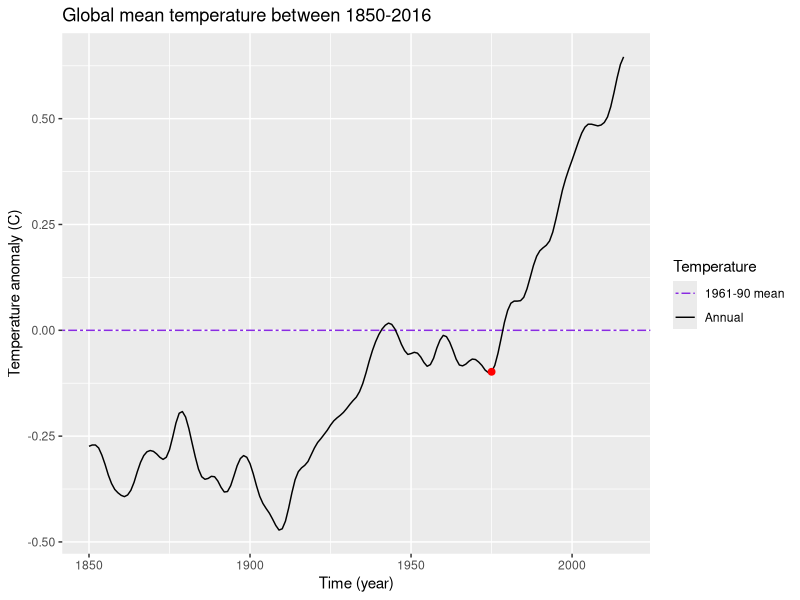

Here is the R script that generated this plot:
# Code to study the global average temperature (from HadCRUT4)
# Author: Alfredo Hernández <aldomann.designs@gmail.com>

library(tidyverse)
library(lubridate) # Use dates

# Read and clean raw data ----------------------------------

# Read the raw data
temps.data <- read.table("data/HadCRUT.4.5.0.0.annual_ns_avg_smooth.txt")

# Clean the raw data
temps.data <- temps.data %>%
	dplyr::select(V1, V2) %>%
	rename(year = V1, temp = V2) %>%
	mutate(year = ymd(paste(year, "01", "01", sep = "-")))

# Data visualisation ---------------------------------------

# Find absolute minimum
filter(temps.data, temp == min((temps.data %>% filter(year(year) %in% 1966:2016))$temp))

# Plot global mean temperature anomalies
plot_global_temperature <- function(data.df){
	years.str <- paste0(year(data.df$year[1]), "-", year(data.df$year[length(data.df$year)]))

	ggplot(data.df) +
		aes(x = year, y = temp) +
		geom_hline(aes(yintercept = 0, linetype = "1961-90 mean"), colour = "blueviolet") +
		geom_line(aes(linetype = "Annual"), colour = "black") +
		geom_point(data=temps.data[126, ], aes(x = year, y = temp), colour="red", size=2) +
		scale_linetype_manual(values = c("twodash", "solid")) +
		labs(title = paste0("Global mean temperature between ", years.str),
				 x = "Time (year)", y = "Temperature anomaly (C)", linetype = "Temperature") +
		guides(linetype = guide_legend(override.aes = list(colour = c("blueviolet", "black"))))
}

plot_global_temperature(temps.data)
